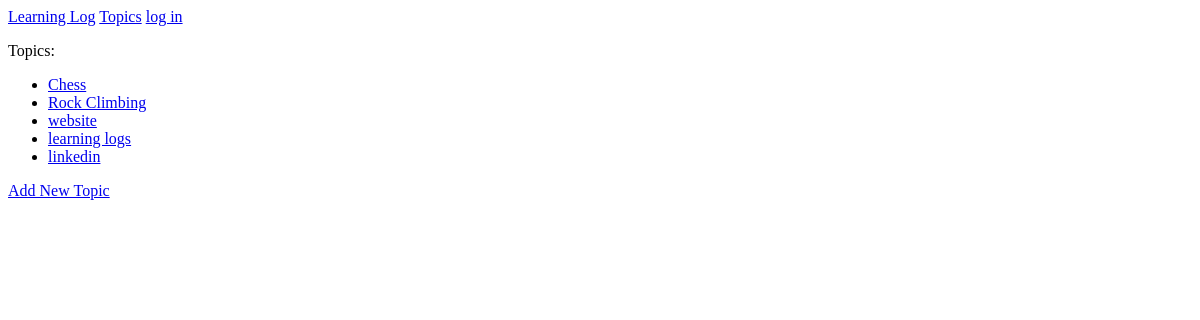
The page /topics/ on the database as committed earlier.
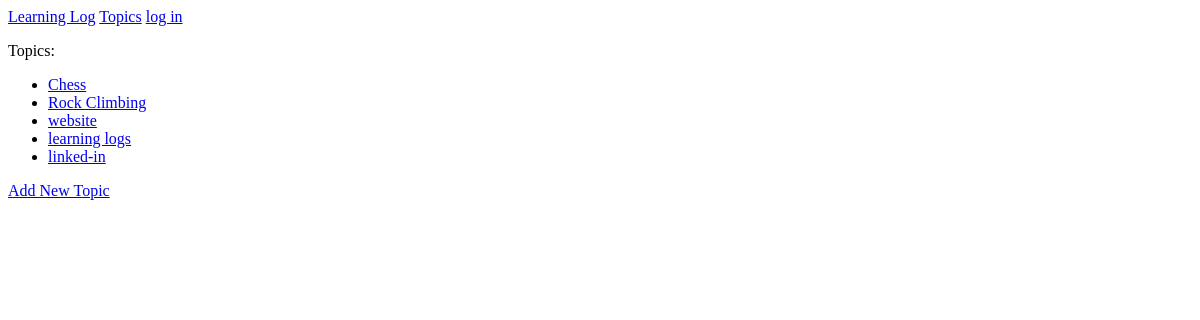
The same page on the database as committed later.
### learning_logs/models.py (models this page shows)
class Topic(models.Model):
    text = models.CharField(max_length = 100)
    date_added = models.DateTimeField(auto_now_add = True)
    def __str__(self):
        return self.text

### learning_logs/views.py (the view)
# urls.py: path('topics/', views.topics, name = 'topics'),
def topics(request):
    topics = Topic.objects.order_by('date_added')
    context = {'topics':topics}
    return render(request, 'learning_logs/topics.html', context)

### learning_logs/templates/learning_logs/topics.html
{% extends 'learning_logs/base.html' %}
{% block content %}
<p>Topics: {{topic}}</p>
<ul>
    {% for topic in topics %}
    <li><a href="{% url 'learning_logs:topic' topic.id%}">{{topic}}</a></li>
    {% empty %}
    <li>No topics have been added yet</li>
    {% endfor %}
</ul>
<p><a href="{% url 'learning_logs:new_topic' %}">Add New Topic</a></p>
{% endblock content %}

### learning_logs/templates/learning_logs/base.html
<p>
    <a href="{% url 'learning_logs:index' %}">Learning Log</a>
    <a href="{% url 'learning_logs:topics' %}">Topics</a>
    {% if user.is_authenticated %}
    hello, {{ user.username }}.
    <a href="{% url 'users:logout' %}">Log out</a>
    {% else %}
    <a href="{% url 'users:login' %}">log in</a>
    {% endif %}
</p>
{% block content %}{% endblock content %}

Rows that differ between the two databases and show on the page:
changed Topic: text "linkedin" → "linked-in"
